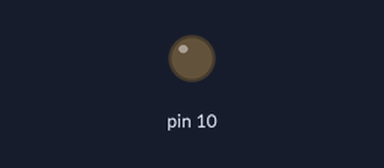
Recording of a sketch running on a simulated Arduino Uno, built with avr-gcc and run on an emulated ATmega328P. On the bench: output pins drawn as LEDs (lit = HIGH). What the sketch prints to the serial monitor is not drawn.

Above: at 2.0 s.
At 6.0 s:
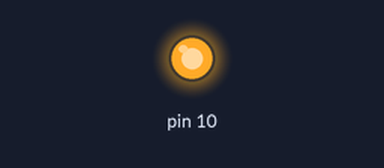
Timing chart, 0 to 10.4 s (numbered marks = the images above):
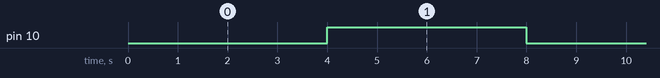

Measured:
- by itself, pin 10: alternates HIGH for 4.0 s and LOW for 4.0 s

The sketch:

send.ino
```cpp
void setup()
{
  // definindo a entrada 10 do arduino
  pinMode(10, OUTPUT);
  //definindo o Baud Rate
  Serial.begin(115200);
}

void loop() {
  // Variavel para controlar o intervalo
  int intervalo_pisca;
  intervalo_pisca=4000;

  // Desligando o led
  digitalWrite(10, LOW);
  // por meio da função write escrevemos na porta serial o numero 0 que será lido pelo python
  Serial.write('0');

  // fazendo um delay/pausa
  delay(intervalo_pisca);

  // Ligando o led
  digitalWrite(10, HIGH);
  // por meio da função write escrevemos na porta serial o numero 1 que será lido pelo python
  Serial.write('1');

  // fazendo um delay/pausa
  delay(intervalo_pisca);
}
```
